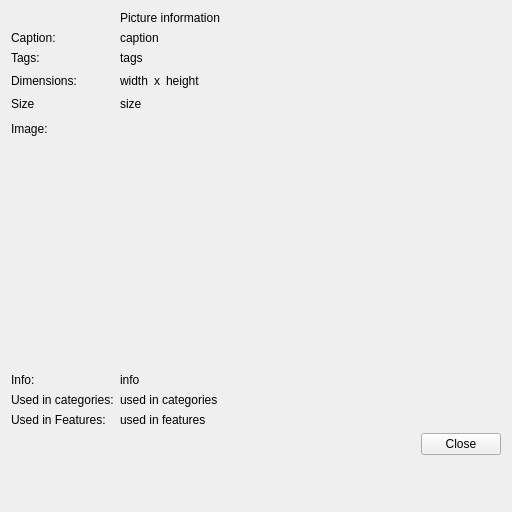
<?xml version="1.0" encoding="UTF-8"?>
<ui version="4.0">
 <class>picture_info_form</class>
 <widget class="QWidget" name="picture_info_form">
  <property name="windowModality">
   <enum>Qt::WindowModal</enum>
  </property>
  <property name="geometry">
   <rect>
    <x>0</x>
    <y>0</y>
    <width>512</width>
    <height>512</height>
   </rect>
  </property>
  <property name="windowTitle">
   <string>Picture info</string>
  </property>
  <property name="initAction" stdset="0">
   <string notr="true">read</string>
  </property>
  <property name="id" stdset="0">
   <string notr="true">{global.pictureId}</string>
  </property>
  <property name="doctype" stdset="0">
   <string notr="true">PictureRequest.simpleform</string>
  </property>
  <property name="rootelement" stdset="0">
   <string notr="true">picture</string>
  </property>
  <layout class="QFormLayout" name="formLayout">
   <property name="fieldGrowthPolicy">
    <enum>QFormLayout::AllNonFixedFieldsGrow</enum>
   </property>
   <item row="1" column="0">
    <widget class="QLabel" name="label">
     <property name="text">
      <string/>
     </property>
     <property name="pixmap">
      <pixmap resource="../qtclient.qrc">:/images/picture.png</pixmap>
     </property>
    </widget>
   </item>
   <item row="2" column="0">
    <widget class="QLabel" name="label_description">
     <property name="text">
      <string>Caption:</string>
     </property>
    </widget>
   </item>
   <item row="2" column="1">
    <widget class="QLabel" name="caption">
     <property name="text">
      <string>caption</string>
     </property>
    </widget>
   </item>
   <item row="4" column="0">
    <widget class="QLabel" name="tabel_tags">
     <property name="text">
      <string>Tags:</string>
     </property>
    </widget>
   </item>
   <item row="4" column="1">
    <widget class="QLabel" name="tags">
     <property name="text">
      <string>tags</string>
     </property>
    </widget>
   </item>
   <item row="5" column="0">
    <widget class="QLabel" name="label_dimensions">
     <property name="text">
      <string>Dimensions:</string>
     </property>
    </widget>
   </item>
   <item row="5" column="1">
    <layout class="QHBoxLayout" name="horizontalLayout_2">
     <item>
      <layout class="QHBoxLayout" name="horizontalLayout_4">
       <item>
        <widget class="QLabel" name="width">
         <property name="text">
          <string>width</string>
         </property>
        </widget>
       </item>
       <item>
        <widget class="QLabel" name="label_ignore">
         <property name="text">
          <string>x</string>
         </property>
        </widget>
       </item>
       <item>
        <widget class="QLabel" name="height">
         <property name="text">
          <string>height</string>
         </property>
        </widget>
       </item>
       <item>
        <spacer name="horizontalSpacer_2">
         <property name="orientation">
          <enum>Qt::Horizontal</enum>
         </property>
         <property name="sizeHint" stdset="0">
          <size>
           <width>40</width>
           <height>20</height>
          </size>
         </property>
        </spacer>
       </item>
      </layout>
     </item>
    </layout>
   </item>
   <item row="7" column="0">
    <widget class="QLabel" name="label_size">
     <property name="text">
      <string>Size</string>
     </property>
    </widget>
   </item>
   <item row="7" column="1">
    <widget class="QLabel" name="size">
     <property name="text">
      <string>size</string>
     </property>
    </widget>
   </item>
   <item row="8" column="0">
    <widget class="QLabel" name="label_image">
     <property name="text">
      <string>Image:</string>
     </property>
    </widget>
   </item>
   <item row="8" column="1">
    <widget class="QLabel" name="image">
     <property name="sizePolicy">
      <sizepolicy hsizetype="Expanding" vsizetype="Fixed">
       <horstretch>0</horstretch>
       <verstretch>0</verstretch>
      </sizepolicy>
     </property>
     <property name="minimumSize">
      <size>
       <width>0</width>
       <height>250</height>
      </size>
     </property>
     <property name="text">
      <string/>
     </property>
    </widget>
   </item>
   <item row="9" column="0">
    <widget class="QLabel" name="label_name">
     <property name="text">
      <string>Info:</string>
     </property>
    </widget>
   </item>
   <item row="9" column="1">
    <widget class="QLabel" name="info">
     <property name="text">
      <string>info</string>
     </property>
    </widget>
   </item>
   <item row="11" column="0">
    <widget class="QLabel" name="label_used">
     <property name="text">
      <string>Used in categories:</string>
     </property>
    </widget>
   </item>
   <item row="11" column="1">
    <widget class="QLabel" name="used_categories">
     <property name="text">
      <string>used in categories</string>
     </property>
    </widget>
   </item>
   <item row="12" column="0">
    <widget class="QLabel" name="label_used_in_featuers">
     <property name="text">
      <string>Used in Features:</string>
     </property>
    </widget>
   </item>
   <item row="12" column="1">
    <widget class="QLabel" name="used_features">
     <property name="text">
      <string>used in features</string>
     </property>
    </widget>
   </item>
   <item row="13" column="1">
    <layout class="QHBoxLayout" name="horizontalLayout">
     <item>
      <spacer name="horizontalSpacer">
       <property name="orientation">
        <enum>Qt::Horizontal</enum>
       </property>
       <property name="sizeHint" stdset="0">
        <size>
         <width>40</width>
         <height>20</height>
        </size>
       </property>
      </spacer>
     </item>
     <item>
      <widget class="QPushButton" name="close">
       <property name="text">
        <string>Close</string>
       </property>
       <property name="form" stdset="0">
        <string notr="true">_CLOSE_</string>
       </property>
      </widget>
     </item>
    </layout>
   </item>
   <item row="1" column="1">
    <widget class="QLabel" name="label_2">
     <property name="text">
      <string>Picture information</string>
     </property>
    </widget>
   </item>
  </layout>
 </widget>
 <tabstops>
  <tabstop>close</tabstop>
 </tabstops>
 <resources>
  <include location="../qtclient.qrc"/>
  <include location="../resources/configurator.qrc"/>
 </resources>
 <connections/>
</ui>
